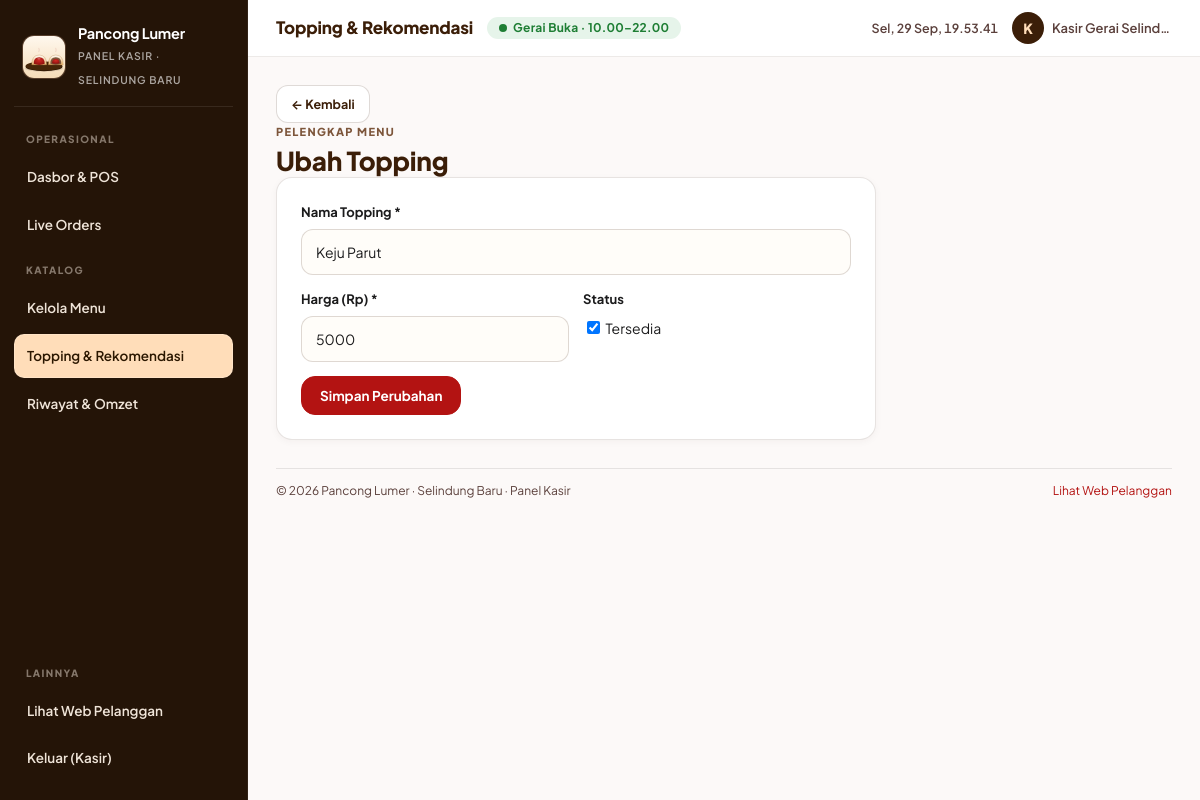
Screenshot of /admin/ad_index.php?mod=topping&act=ubah&id=1 (signed in) with the database file from the repository.
### tables this page shows
CREATE TABLE toppings (
  id INT UNSIGNED NOT NULL AUTO_INCREMENT,
  nama_topping VARCHAR(80) NOT NULL,
  harga INT UNSIGNED NOT NULL DEFAULT 0,
  is_available TINYINT(1) NOT NULL DEFAULT 1,
  PRIMARY KEY (id)
);

### admin/ad_index.php (called while the page is built, shortened)
<?php
require_once __DIR__ . '/../config/koneksi.php';
$mod = isset($_GET['mod']) ? $_GET['mod'] : 'beranda';
$act = isset($_GET['act']) ? $_GET['act'] : '';
$ROUTES = [
    'beranda' => ['' => 'ad_beranda.php'],
    'menu'    => [
        ''       => 'modMenu/dt_menu.php',
        'tambah' => 'modMenu/tambahMenu.php',
        'ubah'   => 'modMenu/ubahMenu.php',
        'hapus'  => 'modMenu/hapusMenu.php',
    ],
    'topping' => [
        ''       => 'modTopping/dt_topping.php',
        'tambah' => 'modTopping/tambahTopping.php',
        'ubah'   => 'modTopping/ubahTopping.php',
        'hapus'  => 'modTopping/hapusTopping.php',
    ],
    'pesanan' => [
        ''           => 'modPesanan/dt_pesanan.php',
        'konfirmasi' => 'modPesanan/konfirmasiPesanan.php',
        'update'     => 'modPesanan/updateStatus.php',
    ],
    'laporan' => [
        ''       => 'modLaporan/dt_laporan.php',
        'export' => 'modLaporan/export_excel.php',
        'hapus'  => 'modLaporan/hapusLaporan.php',
    ],
];
$konten = __DIR__ . '/' . $ROUTES[$mod][$act];
require_once __DIR__ . '/ad_header.php';
require_once __DIR__ . '/ad_sidebar.php';
require $konten;
require_once __DIR__ . '/ad_footer.php';

### config/koneksi.php (called while the page is built, shortened)
    <?php
function e($str) {
    return htmlspecialchars((string)($str ?? ''), ENT_QUOTES, 'UTF-8');
}

### admin/modTopping/ubahTopping.php (the view, shortened to what this page needs)
<?php
$jenis = ($_GET['jenis'] ?? '') === 'rekom' ? 'rekom' : 'topping';
$id = (int)($_GET['id'] ?? $_POST['id'] ?? 0);
$tops = [];
$rs = mysqli_query($koneksi, "SELECT id, nama_topping FROM toppings ORDER BY id ASC");
while ($r = mysqli_fetch_assoc($rs)) $tops[] = $r;
if ($jenis === 'rekom') {
    $stmt = mysqli_prepare($koneksi, "SELECT * FROM topping_recommendations WHERE id=? LIMIT 1");
    mysqli_stmt_bind_param($stmt, 'i', $id);
    mysqli_stmt_execute($stmt);
    $data = mysqli_fetch_assoc(mysqli_stmt_get_result($stmt));
    mysqli_stmt_close($stmt);
    if (!$data) { header('Location: ad_index.php?mod=topping&sub=rekom&err='.urlencode('Aturan tidak ditemukan.')); exit; }
    if ($_SERVER['REQUEST_METHOD'] === 'POST' && isset($_POST['simpan'])) {
        $base = (int)($_POST['base_topping_id'] ?? 0);
        $rec  = (int)($_POST['recommended_topping_id'] ?? 0);
        $alasan = trim($_POST['pesan_alasan'] ?? '');
        if ($base <= 0 || $rec <= 0) $err = 'Pilih topping basis & rekomendasi.';
        elseif ($base === $rec) $err = 'Basis dan rekomendasi tidak boleh sama.';
        elseif (strlen($alasan) < 5) $err = 'Alasan minimal 5 huruf.';
        else {
            $st = mysqli_prepare($koneksi, "UPDATE topping_recommendations SET base_topping_id=?, recommended_topping_id=?, pesan_alasan=? WHERE id=?");
            mysqli_stmt_bind_param($st, 'iisi', $base, $rec, $alasan, $id);
            if (mysqli_stmt_execute($st)) {
                mysqli_stmt_close($st);
                header('Location: ad_index.php?mod=topping&sub=rekom&msg=' . urlencode('Aturan #'.$id.' diperbarui.'));
                exit;
            } else {
                $err = (mysqli_errno($koneksi) == 1062) ? 'Pasangan aturan ini sudah ada.' : 'Gagal memperbarui.';
                mysqli_stmt_close($st);
            }
        }
        $data = array_merge($data, ['base_topping_id'=>$base??$data['base_topping_id'],'recommended_topping_id'=>$rec??$data['recommended_topping_id'],'pesan_alasan'=>$alasan??$data['pesan_alasan']]);
    }
} else {
    $stmt = mysqli_prepare($koneksi, "SELECT * FROM toppings WHERE id=? LIMIT 1");
    mysqli_stmt_bind_param($stmt, 'i', $id);
    mysqli_stmt_execute($stmt);
    $data = mysqli_fetch_assoc(mysqli_stmt_get_result($stmt));
}
?>
<a class="btn btn-ghost btn-sm" href="ad_index.php?mod=topping<?php echo $jenis==='rekom'?'&sub=rekom':''; ?>">← Kembali</a>
<span class="eyebrow">Pelengkap menu</span>
<h2 class="page-title"><?php echo $jenis==='rekom' ? 'Ubah Aturan #'.(int)$id : 'Ubah Topping'; ?></h2>
<div class="form-card" style="max-width:600px">
<?php if ($jenis === 'rekom'): ?>
<form method="post" onsubmit="return validasiAdmin(this)">
  <input type="hidden" name="id" value="<?php echo (int)$id; ?>">
  <label class="flabel">Jika pelanggan pilih (Basis) *</label>
  <select class="fin" name="base_topping_id" required style="margin-bottom:12px">
    <?php foreach($tops as $t): ?><option value="<?php echo (int)$t['id']; ?>" <?php echo $t['id']==$data['base_topping_id']?'selected':''; ?>><?php echo e($t['nama_topping']); ?></option><?php endforeach; ?>
  </select>
  <label class="flabel">Maka sarankan *</label>
  <select class="fin" name="recommended_topping_id" required style="margin-bottom:12px">
    <?php foreach($tops as $t): ?><option value="<?php echo (int)$t['id']; ?>" <?php echo $t['id']==$data['recommended_topping_id']?'selected':''; ?>><?php echo e($t['nama_topping']); ?></option><?php endforeach; ?>
  </select>
  <label class="flabel">Pesan Alasan *</label>
  <textarea class="fin" name="pesan_alasan" rows="2" required><?php echo e($data['pesan_alasan']); ?></textarea>
  <button class="btn btn-primary" style="margin-top:14px" type="submit" name="simpan">Simpan Perubahan</button>
</form>
<?php else: ?>
<form method="post" onsubmit="return validasiAdmin(this)">
  <div class="form-grid">
    <div class="full"><label class="flabel">Nama Topping *</label><input class="fin" name="nama_topping" required value="<?php echo e($data['nama_topping']); ?>"></div>
    <div><label class="flabel">Harga (Rp) *</label><input class="fin" type="number" name="harga" min="0" step="500" required value="<?php echo (int)$data['harga']; ?>"></div>
    <div><label class="flabel">Status</label><label style="font-size:14px"><input type="checkbox" name="is_available" <?php echo ((int)$data['is_available']===1)?'checked':''; ?>> Tersedia</label></div>
  </div>
  <button class="btn btn-primary" style="margin-top:14px" type="submit" name="simpan">Simpan Perubahan</button>
</form>
<?php endif; ?>
</div>

### css/style.css (style rules this page uses)
:root { --surface:#fcf9f8; --surface-dim:#dcd9d9; --surface-bright:#fcf9f8; --lowest:#ffffff; --low:#f6f3f2; --cont:#f0eded; --high:#eae7e7; --highest:#e5e2e1; --bg:#fcf9f8; --card:#ffffff; --cream:#fffdf9; --cream-2:#f7efe6; --line:#e4beb8; --outline:#906f6b; --line-soft:rgba(59,30,8,.12); --tint:#ba1a16; --ink:#1b1b1c; --muted:#5b403c; --primary:#b31312; --primary-deep:#8b0005; --primary-dark:#940e0d; --primary-cont:#b31312; --on-primary-cont:#ffc3ba; --inv-primary:#ffb4aa; --on-primary:#ffffff; --pink:#ffdad5; --pink-soft:#fff0ed; --pink-dim:#ffb4aa; --on-pink:#410001; --amber:#ffddb9; --amber-dim:#f39c12; --amber-fixed-dim:#ffb961; --on-amber:#2b1700; --amber-deep:#7f4f00; --amber-ink:#5f3a00; --amber-soft:#fef5e7; --warn:#9a5b00; --sec:#7d563b; --sec-fixed:#ffdcc6; --sec-fixed-dim:#efbc9b; --on-sec-fixed:#2f1402; --sec-cont:#fecaa8; --on-sec-cont:#795339; --cocoa:#3b1e08; --ok:#1e7e34; --ok-bg:#e6f4ea; --err:#ba1a1a; --err-bg:#ffdad6; --info-bg:#eef4ff; --info-tx:#1e3a8a; --r:16px; --r-sm:12px; --r-lg:24px; --r-pill:9999px; --sh-sm:0 2px 8px -1px rgba(59,30,8,.05); --sh1:0 2px 8px -1px rgba(59,30,8,.05); --sh2:0 8px 24px -4px rgba(59,30,8,.08),0 2px 6px -1px rgba(179,19,18,.04); --sh3:0 16px 40px -6px rgba(59,30,8,.16),0 4px 12px -2px rgba(59,30,8,.06); --sh4:0 20px 48px -8px rgba(179,19,18,.22); --max:75rem; --head-h:68px; --serif:Georgia,'Times New Roman',serif; }
* { box-sizing:border-box }
html { scroll-behavior:smooth }
body { margin:0;font-family:'Plus Jakarta Sans',system-ui,-apple-system,'Segoe UI',Roboto,sans-serif; background:var(--bg);color:var(--ink);font-size:14px;line-height:1.6;overflow-x:clip }
h1,h2,h3 { text-wrap:balance;line-height:1.25 }
.eyebrow { display:block;font-size:11px;font-weight:800;letter-spacing:.12em; text-transform:uppercase;color:var(--sec);margin-bottom:4px }
.page-title { margin:0;color:var(--cocoa);font-size:clamp(20px,2.4vw,26px); font-weight:800;letter-spacing:-.01em }
a { color:var(--primary);text-decoration:none }
@media (min-width:768px) { body { font-size:15px } }
.btn { display:inline-flex;align-items:center;justify-content:center;gap:8px; border-radius:14px;padding:10px 18px;font-weight:700;font-size:13.5px; cursor:pointer;border:1px solid transparent;transition:background .15s,border-color .15s,transform .1s; font-family:inherit;white-space:nowrap;max-width:100% }
.btn-primary { background:var(--primary);color:#fff;border-color:var(--primary) }
.btn-ghost { background:#fff;color:var(--cocoa);border-color:rgba(59,30,8,.16) }
.btn-sm { padding:8px 14px;font-size:12.5px;font-weight:700;border-radius:12px }
.form-card { background:#fff;border:1px solid var(--line-soft);border-radius:var(--r); box-shadow:var(--sh1);padding:20px }
@media (min-width:768px) { .form-card { padding:24px } }
.form-grid { display:grid;grid-template-columns:1fr;gap:14px }
@media (min-width:640px) { .form-grid { grid-template-columns:1fr 1fr } }
.form-grid .full { grid-column:1/-1 }
label.flabel { display:block;font-size:13px;font-weight:700;margin-bottom:6px;color:var(--ink) }
input.fin,select.fin,textarea.fin { width:100%;padding:11px 14px;border-radius:12px; border:1.5px solid rgba(59,30,8,.16);background:var(--cream);font:inherit;font-size:14px;color:var(--ink) }
body { padding-bottom:0 }

### rows the page displays
toppings: nama_topping "Keju Parut", harga "5000", is_available "☑"

### other values shown
strtok($namaKasir,' ') "Kasir"
$judulMod "Topping & Rekomendasi"
$inisialKasir ?: 'K' "K"
$namaKasir "Kasir Gerai Selind…"
